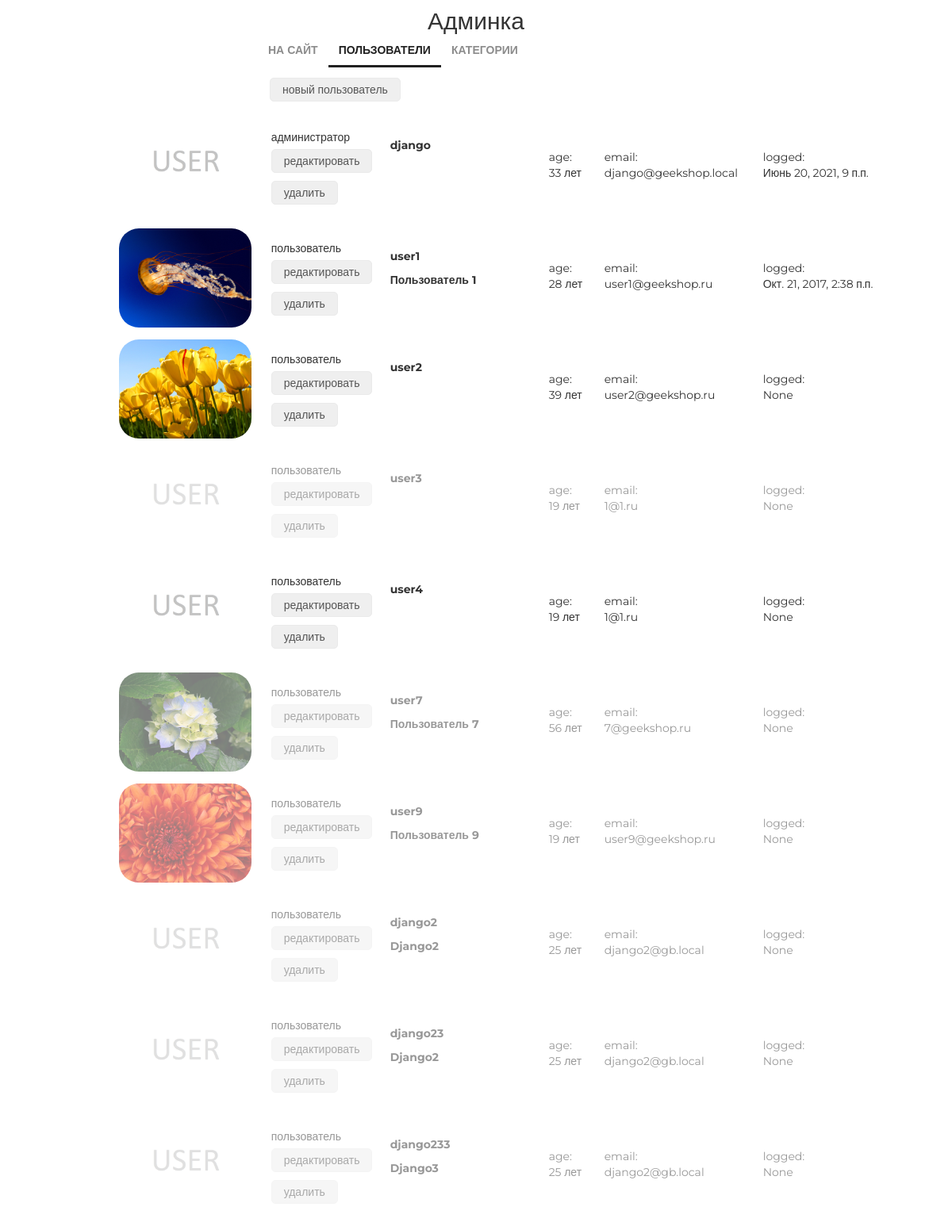
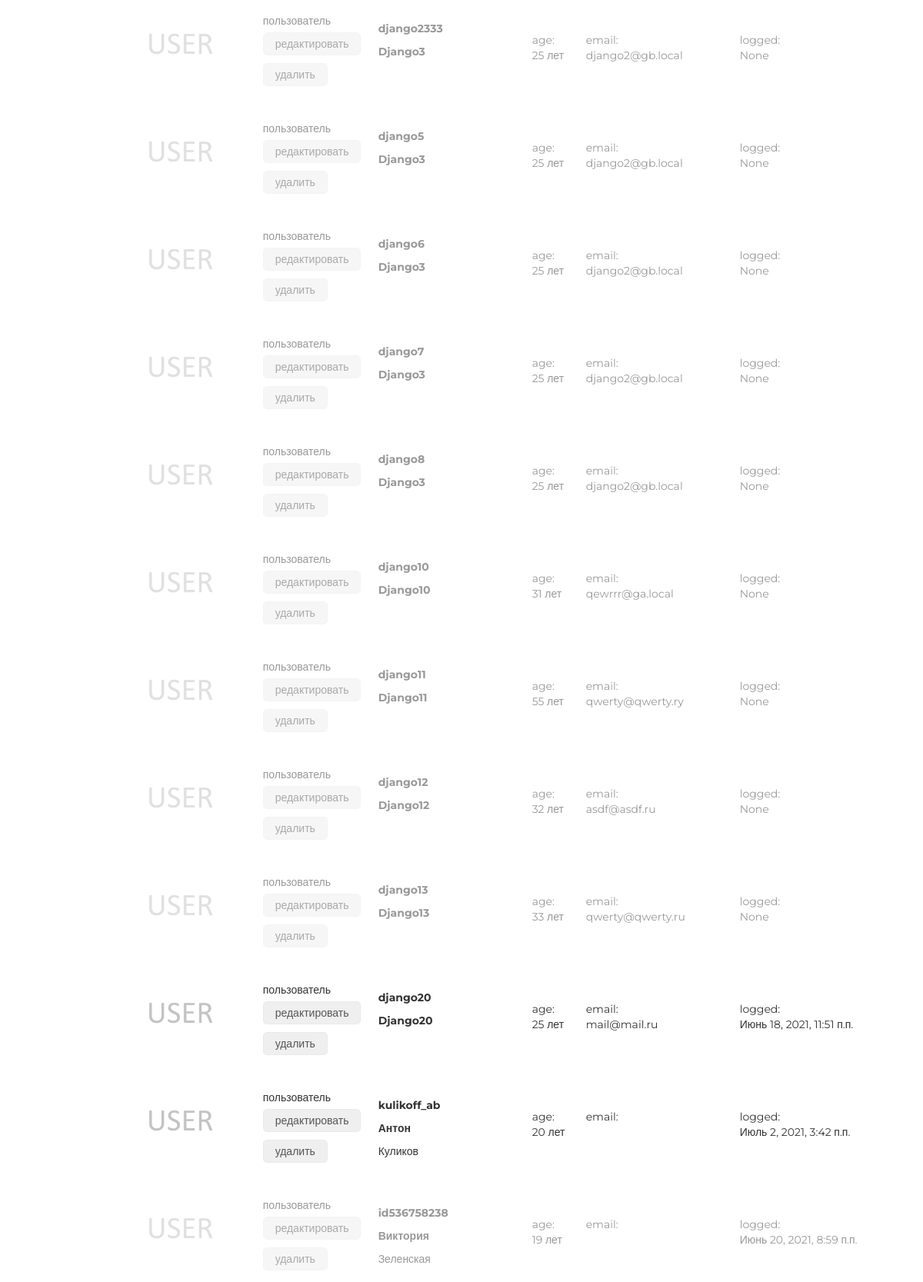
Screenshot of /admin/users/read/ (signed in) with the database file from the repository (2 pictures, top to bottom).
### authapp/models.py (models this page shows, shortened)
class ShopUser(AbstractUser):
    avatar = models.ImageField(upload_to='users_avatars', blank=True)
    age = models.PositiveIntegerField(verbose_name='возраст', default=18)
    activation_key = models.CharField(max_length=128, blank=True)
    activation_key_created = models.DateTimeField(auto_now_add=True, blank=True, null=True)

### adminapp/views.py (the view)
class UsersListView(ListView):
    model = ShopUser
    template_name = 'adminapp/users.html'
    @method_decorator(user_passes_test(lambda u: u.is_superuser))
    def dispatch(self, *args, **kwargs):
        return super(UsersListView,  self).dispatch(*args, **kwargs)

### adminapp/templatetags/my_tags.py (called while the page is built)
@register.filter(name='media_folder_users')
def media_folder_users(string):
    if not string:
        string = 'users_avatars/default.jpg'
    new_string = "{}{}".format(URL_PREFIX, string)
    return new_string

### mainapp/context_processors.py (called while the page is built)
def basket(request):
    print(f'context processor basket works')
    basket = []
    if request.user.is_authenticated:
        basket = Basket.objects.filter(user=request.user)
    return {
        'basket': basket,
    }

### adminapp/templates/adminapp/users.html
{% extends 'adminapp/base.html' %}
{% load static %}
{% load my_tags %}
{% block content %}
    <div class="users_list">
		<button class="new_user">
			<a href={% url 'admin:user_create' %}>новый пользователь</a>
		</button>
		{% for object in object_list %}
			<div class="user_record {% if not object.is_active %}not_active{% endif %}">
				<img src="{{ object.avatar|media_folder_users }}" alt="{{ object.username }}">
				<div class="user_role">
					{% if object.is_superuser %}администратор{% else %}пользователь{% endif %}
					<button>
						<a href={% url 'admin:user_update' object.pk %}>редактировать</a>
					</button>
					<button>
						<a href={% url 'admin:user_delete' object.pk %}>удалить</a>
					</button>
				</div>
				<div class="user_name">
					<p>
						<strong>{{ object.username }}</strong>
					</p>
					<p>
					{% if object.first_name %}
						<b>{{ object.first_name|title }}</b>
						{% if object.last_name %}
							<p>{{ object.last_name|title }}</p>
						{% endif %}
					{% endif %}
					</p>
				</div>
				<div class="user_age">
					age:<br>
					{{ object.age }} лет
				</div>
				<div class="user_email">
					email:<br>
					{{ object.email }}
				</div>
				<div class="user_lastlogin">
					logged:<br>
					{{ object.last_login }}
				</div>
			</div>
		{% endfor%}
	</div>
{% endblock %}

### adminapp/templates/adminapp/base.html (shortened to what this page needs)
{% load static %}
<!DOCTYPE html>
<html>
<head>
    {% block css %}
        <link rel="stylesheet" type="text/css" href="{% static 'css/bootstrap.min.css' %}">
        <link rel="stylesheet" type="text/css" href="{% static 'css/style.css' %}">
        <link rel="stylesheet" href="{% static 'fonts/font-awesome/css/font-awesome.css' %}">
    {% endblock %}
</head>
<body>
	<div class="admin_container">
        <div class="h2 text-center head">
            Админка
        </div>
        {% block menu %}
            <div class="admin_menu">
                {% include 'adminapp/includes/inc_menu.html' %}
            </div>
        {% endblock %}
        {% block content %}
        {% endblock %}
	</div>
</body>
</html>

### adminapp/templates/adminapp/includes/inc_menu.html
<ul class="menu">
    <li><a href="{% url 'main' %}">на сайт</a></li>
    <li>
        <a href="{% url 'admin:users' %}" class="{% if request.resolver_match.url_name == 'users' %}active{% endif %}">
            пользователи
        </a>
    </li>
    <li>
        <a href="{% url 'admin:categories' %}"
        class="{% if request.resolver_match.url_name == 'categories' or category.name %}active{% endif %}">
            категории{% if category %}:<span>{{ category.name }}</span>{% endif %}
        </a>
    </li>
</ul>

### static/css/style.css (style rules this page uses)
* { margin: 0; padding: 0; }
body { font-family: 'Montserrat', sans-serif; }
html, body { height: 100%; }
.users_list { margin-left: 150px; }
.users_list a { color: #555; text-decoration: none; }
.users_list .new_user { margin-left: 190px; }
.users_list button { border: 1px solid #eaeaea; border-radius: 5px; height: 30px; margin: 5px auto; padding: 0 15px; }
.user_record { height: 125px; margin: 15px auto; position: relative; }
.user_record.not_active { opacity: 0.5; }
.user_record img { display: block; float: left; height: 125px; border-radius: 25px; }
.user_record .user_name { display: block; float: left; margin-top: 15px; margin-left: 25px; width: 175px; }
.user_record .user_name p { margin: 10px auto; }
.user_record .user_email { display: block; float: left; margin-top: 40px; margin-left: 25px; width: 175px; }
.user_record .user_age { display: block; float: left; margin-top: 40px; margin-left: 25px; width: 45px; }
.user_record .user_role { display: block; float: left; margin-top: 15px; margin-left: 25px; width: 125px; }
.user_record .user_lastlogin { display: block; float: left; margin-top: 40px; margin-left: 25px; width: 175px; }
.admin_container .h2 { margin-top: 10px; }
.admin_menu { display: block; left: 15px; top: 20px; height: 40px; width: 100%; }
.admin_menu ul.menu { display: block; float: none; width: 550px; height: 50px; margin: auto; color: #555; }
.menu { list-style-type: none; margin-top: 67px; float: right; }
.menu li { float: left; }
.menu a { color: #8c8c8c; font-size: 14px; font-weight: 700; text-align: right; text-transform: uppercase; text-decoration: none; padding: 10px 13px; }
.menu .active { color: #212121; font-weight: 700; border-bottom: 3px solid #212121; }

### rows the page displays
ShopUser: is_superuser "администратор", username "django", age "33", email "django@geekshop.local", last_login "Июнь 20, 2021, 9 п.п."
ShopUser: avatar|media_folder_users (picture), is_superuser "пользователь", username "user1", first_name "Пользователь 1", age "28", email "user1@geekshop.ru", last_login "Окт. 21, 2017, 2:38 п.п."
ShopUser: avatar|media_folder_users (picture), is_superuser "пользователь", username "user2", age "39", email "user2@geekshop.ru", last_login "None"
ShopUser: is_superuser "пользователь", username "user3", age "19", email "1@1.ru", last_login "None"
ShopUser: is_superuser "пользователь", username "user4", age "19", email "1@1.ru", last_login "None"
ShopUser: avatar|media_folder_users (picture), is_superuser "пользователь", username "user7", first_name "Пользователь 7", age "56", email "7@geekshop.ru", last_login "None"
ShopUser: avatar|media_folder_users (picture), is_superuser "пользователь", username "user9", first_name "Пользователь 9", age "19", email "user9@geekshop.ru", last_login "None"
ShopUser: is_superuser "пользователь", username "django2", first_name "Django2", age "25", email "django2@gb.local", last_login "None"
ShopUser: is_superuser "пользователь", username "django23", first_name "Django2", age "25", email "django2@gb.local", last_login "None"
ShopUser: is_superuser "пользователь", username "django233", first_name "Django3", age "25", email "django2@gb.local", last_login "None"
ShopUser: is_superuser "пользователь", username "django2333", first_name "Django3", age "25", email "django2@gb.local", last_login "None"
ShopUser: is_superuser "пользователь", username "django5", first_name "Django3", age "25", email "django2@gb.local", last_login "None"
ShopUser: is_superuser "пользователь", username "django6", first_name "Django3", age "25", email "django2@gb.local", last_login "None"
ShopUser: is_superuser "пользователь", username "django7", first_name "Django3", age "25", email "django2@gb.local", last_login "None"
ShopUser: is_superuser "пользователь", username "django8", first_name "Django3", age "25", email "django2@gb.local", last_login "None"
ShopUser: is_superuser "пользователь", username "django10", first_name "Django10", age "31", email "qewrrr@ga.local", last_login "None"
ShopUser: is_superuser "пользователь", username "django11", first_name "Django11", age "55", email "qwerty@qwerty.ry", last_login "None"
ShopUser: is_superuser "пользователь", username "django12", first_name "Django12", age "32", email "asdf@asdf.ru", last_login "None"
ShopUser: is_superuser "пользователь", username "django13", first_name "Django13", age "33", email "qwerty@qwerty.ru", last_login "None"
ShopUser: is_superuser "пользователь", username "django20", first_name "Django20", age "25", email "mail@mail.ru", last_login "Июнь 18, 2021, 11:51 п.п."
ShopUser: is_superuser "пользователь", username "kulikoff_ab", first_name "Антон", last_name "Куликов", age "20", last_login "Июль 2, 2021, 3:42 п.п."
ShopUser: is_superuser "пользователь", username "id536758238", first_name "Виктория", last_name "Зеленская", age "19", last_login "Июнь 20, 2021, 8:59 п.п."
